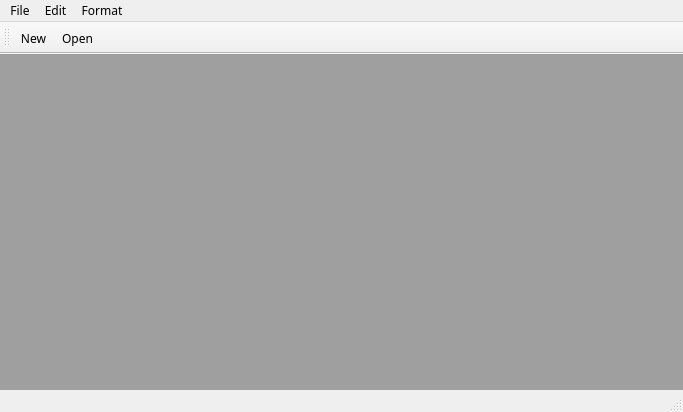
<?xml version="1.0" encoding="UTF-8"?>
<ui version="4.0">
 <class>MainWindow</class>
 <widget class="QMainWindow" name="MainWindow">
  <property name="geometry">
   <rect>
    <x>0</x>
    <y>0</y>
    <width>683</width>
    <height>412</height>
   </rect>
  </property>
  <property name="font">
   <font>
    <family>휴먼모음T</family>
   </font>
  </property>
  <property name="windowTitle">
   <string>MainWindow</string>
  </property>
  <widget class="QWidget" name="centralwidget">
   <layout class="QHBoxLayout" name="horizontalLayout">
    <property name="spacing">
     <number>0</number>
    </property>
    <property name="leftMargin">
     <number>0</number>
    </property>
    <property name="topMargin">
     <number>0</number>
    </property>
    <property name="rightMargin">
     <number>0</number>
    </property>
    <property name="bottomMargin">
     <number>0</number>
    </property>
    <item>
     <widget class="QMdiArea" name="mdiArea">
      <property name="autoFillBackground">
       <bool>false</bool>
      </property>
     </widget>
    </item>
   </layout>
  </widget>
  <widget class="QMenuBar" name="menubar">
   <property name="geometry">
    <rect>
     <x>0</x>
     <y>0</y>
     <width>683</width>
     <height>19</height>
    </rect>
   </property>
   <widget class="QMenu" name="menuFile">
    <property name="title">
     <string>File</string>
    </property>
    <addaction name="actionNew"/>
    <addaction name="actionOpen"/>
    <addaction name="actionSave"/>
    <addaction name="actionSave_as"/>
    <addaction name="separator"/>
    <addaction name="actionPrint"/>
    <addaction name="separator"/>
    <addaction name="actionQuit"/>
   </widget>
   <widget class="QMenu" name="menuEdit">
    <property name="title">
     <string>Edit</string>
    </property>
    <addaction name="actionUndo"/>
    <addaction name="actionRedo"/>
    <addaction name="separator"/>
    <addaction name="actionCopy"/>
    <addaction name="actionCut"/>
    <addaction name="actionPaste"/>
    <addaction name="separator"/>
    <addaction name="actionZoon_in"/>
    <addaction name="actionZoon_out"/>
   </widget>
   <widget class="QMenu" name="menuFormaty">
    <property name="title">
     <string>Format</string>
    </property>
    <widget class="QMenu" name="menuAlign">
     <property name="title">
      <string>Align</string>
     </property>
     <addaction name="actionLeft"/>
     <addaction name="actionCenter"/>
     <addaction name="actionRight"/>
     <addaction name="actionJustify"/>
    </widget>
    <addaction name="actionColor"/>
    <addaction name="actionFont"/>
    <addaction name="menuAlign"/>
   </widget>
   <addaction name="menuFile"/>
   <addaction name="menuEdit"/>
   <addaction name="menuFormaty"/>
  </widget>
  <widget class="QStatusBar" name="statusbar"/>
  <widget class="QToolBar" name="toolBar">
   <property name="windowTitle">
    <string>toolBar</string>
   </property>
   <attribute name="toolBarArea">
    <enum>TopToolBarArea</enum>
   </attribute>
   <attribute name="toolBarBreak">
    <bool>false</bool>
   </attribute>
   <addaction name="actionNew"/>
   <addaction name="actionOpen"/>
  </widget>
  <action name="actionNew">
   <property name="text">
    <string>New</string>
   </property>
   <property name="font">
    <font>
     <family>휴먼모음T</family>
    </font>
   </property>
  </action>
  <action name="actionOpen">
   <property name="text">
    <string>Open</string>
   </property>
   <property name="font">
    <font>
     <family>휴먼모음T</family>
    </font>
   </property>
  </action>
  <action name="actionSave">
   <property name="text">
    <string>Save</string>
   </property>
  </action>
  <action name="actionSave_as">
   <property name="text">
    <string>Save as</string>
   </property>
  </action>
  <action name="actionPrint">
   <property name="text">
    <string>Print</string>
   </property>
  </action>
  <action name="actionQuit">
   <property name="text">
    <string>Quit</string>
   </property>
  </action>
  <action name="actionUndo">
   <property name="text">
    <string>Undo</string>
   </property>
  </action>
  <action name="actionRedo">
   <property name="text">
    <string>Redo</string>
   </property>
  </action>
  <action name="actionCopy">
   <property name="text">
    <string>Copy</string>
   </property>
  </action>
  <action name="actionCut">
   <property name="text">
    <string>Cut</string>
   </property>
  </action>
  <action name="actionPaste">
   <property name="text">
    <string>Paste</string>
   </property>
  </action>
  <action name="actionZoon_in">
   <property name="text">
    <string>Zoon in</string>
   </property>
  </action>
  <action name="actionZoon_out">
   <property name="text">
    <string>Zoon out</string>
   </property>
  </action>
  <action name="actionColor">
   <property name="text">
    <string>Color</string>
   </property>
  </action>
  <action name="actionFont">
   <property name="text">
    <string>Font</string>
   </property>
  </action>
  <action name="actionLeft">
   <property name="text">
    <string>Left</string>
   </property>
  </action>
  <action name="actionCenter">
   <property name="text">
    <string>Center</string>
   </property>
  </action>
  <action name="actionRight">
   <property name="text">
    <string>Right</string>
   </property>
  </action>
  <action name="actionJustify">
   <property name="text">
    <string>Justify</string>
   </property>
  </action>
  <action name="actionNew_2">
   <property name="text">
    <string>New</string>
   </property>
   <property name="toolTip">
    <string>make a new file</string>
   </property>
   <property name="menuRole">
    <enum>QAction::TextHeuristicRole</enum>
   </property>
  </action>
 </widget>
 <resources/>
 <connections/>
</ui>
